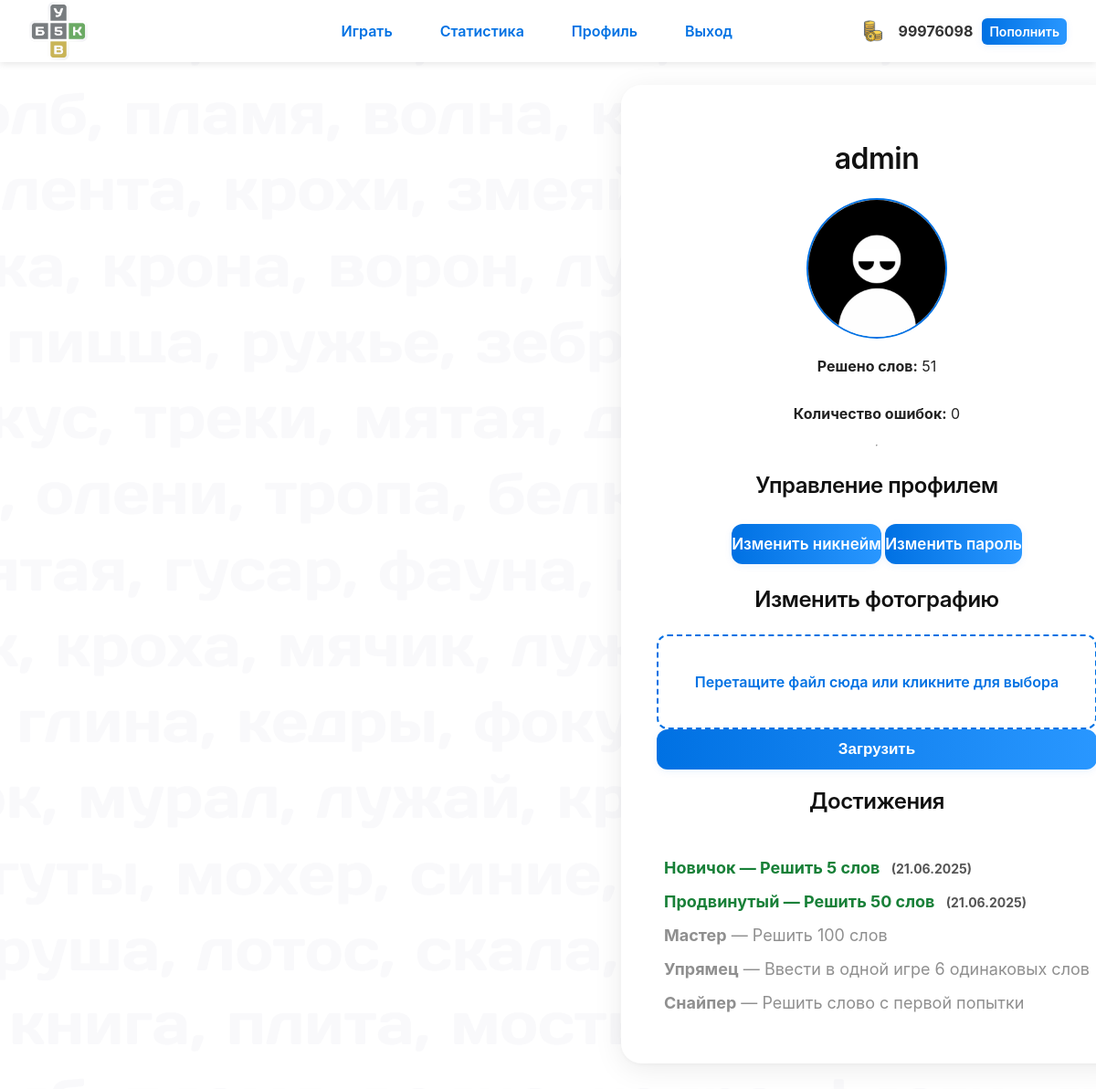
The app's page /profile (signed in), older data.
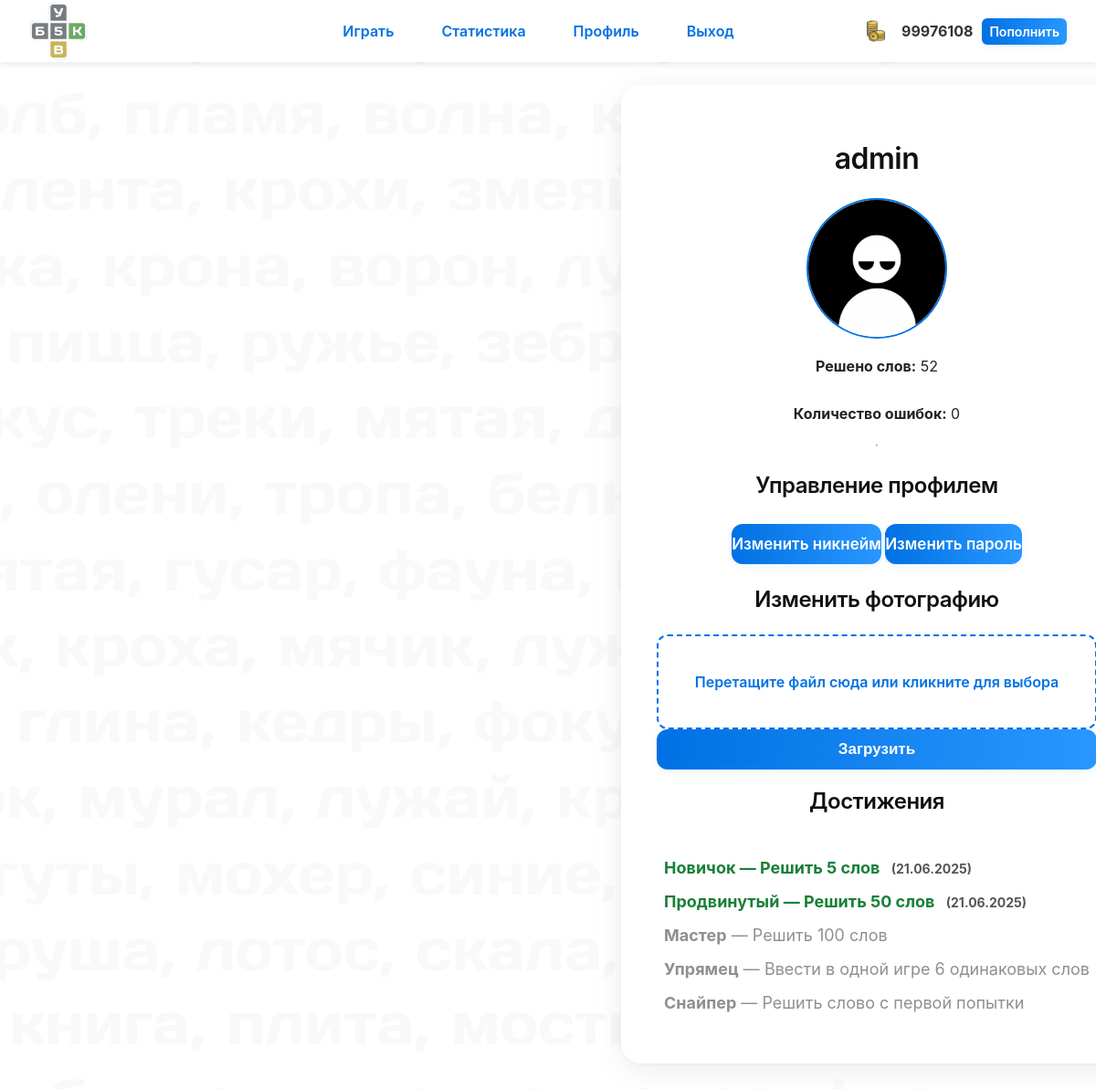
The same page, newer data.
### app.py (models this page shows, shortened)
class User(UserMixin, db.Model):
    id = db.Column(db.Integer, primary_key=True)
    username = db.Column(db.String(50), unique=True, nullable=False)
    password_hash = db.Column(db.String(128), nullable=False)
    solved_count = db.Column(db.Integer, default=0)
    total_errors = db.Column(db.Integer, default=0)  # Общее количество
    solved_day = db.Column(db.Integer, default=0)
    solved_week = db.Column(db.Integer, default=0)
    solved_month = db.Column(db.Integer, default=0)
    stats_updated_at = db.Column(db.DateTime, default=datetime.utcnow)
    avatar_url = db.Column(db.String(255), nullable=True)
    coin_balance = db.Column(db.Integer, default=0)
    win_streak = db.Column(db.Integer, default=0)

### app.py (the view)
@app.route('/profile')
@login_required
def profile():
    user = current_user
    all_achievements = Achievement.query.all()
    user_achievements = UserAchievement.query.filter_by(user_id=user.id).all()
    user_achievement_ids = {ua.achievement_id for ua in user_achievements}
    user_achievement_dates = {ua.achievement_id: ua.achieved_at for ua in user_achievements}
    return render_template(
        'profile.html',
        user=user,
        editable=True,
        all_achievements=all_achievements,
        user_achievement_ids=user_achievement_ids,
        user_achievement_dates=user_achievement_dates
    )

### app.py (called while the page is built)
@login_manager.user_loader
def load_user(user_id):
    return User.query.get(int(user_id))

@app.context_processor
def inject_balance():
    if current_user.is_authenticated:
        return {'coin_balance': current_user.coin_balance}
    return {'coin_balance': None}

### templates/profile.html (shortened to what this page needs)
{% extends "base.html" %}
{% block body %}
<div class="page-container">
<main class="container" role="main" aria-label="Профиль пользователя">
  <h1>{{ user.username }}</h1>
  <div class="profile-photo">
    {% if user.avatar_url %}
      <img src="{{ url_for('static', filename='avatars/' + user.avatar_url) }}" alt="Аватар {{ user.username }}" width="150" height="150" />
    {% else %}
      <img src="{{ url_for('static', filename='default_avatar.png') }}" alt="Аватар по умолчанию" width="150" height="150" />
    {% endif %}
  </div>
<p><strong>Решено слов:</strong> {{ user.solved_count }}</p>
<p><strong>Количество ошибок:</strong> {{ user.total_errors }}</p>
  {% if editable %}
  <hr />
  <h2>Управление профилем</h2>
  <p>
    <a href="{{ url_for('edit_nickname') }}" class="btn">Изменить никнейм</a>
    <a href="{{ url_for('edit_password') }}" class="btn">Изменить пароль</a>
  </p>
  <h2>Изменить фотографию</h2>
  <form id="avatar-form" method="POST" action="{{ url_for('edit_avatar') }}" enctype="multipart/form-data">
    <div id="drop-area" tabindex="0" aria-label="Перетащите сюда файл для загрузки аватара или нажмите для выбора" role="button">
      <p>Перетащите файл сюда или кликните для выбора</p>
    </div>
    <button type="submit" class="btn" id="upload-btn" disabled>Загрузить</button>
  </form>
  <h2>Достижения</h2>
  <ul class="achievements">
    {% for ach in all_achievements %}
      <li class="{% if ach.id in user_achievement_ids %}achieved{% endif %}">
        <strong>{{ ach.name }}</strong> — {{ ach.description }}
        {% if ach.id in user_achievement_ids %}
          <span class="date">({{ user_achievement_dates[ach.id].strftime('%d.%m.%Y') }})</span>
        {% endif %}
      </li>
    {% endfor %}
  </ul>
  {% endif %}
</div>
{% endblock %}

### templates/base.html (shortened to what this page needs)
<!DOCTYPE html>
<html lang="ru">
<head>
  <link rel="stylesheet" href="{{ url_for('static', filename='style.css') }}" />
</head>
<body>
<header class="site-header">
<nav class="nav-container" role="navigation" aria-label="Главное меню">
  <div style="width: 200px;">
    <div class="nav-logo" style="text-decoration: none;">
      <img src="{{ url_for('static', filename='logo.png') }}" alt="Логотип 5 Букв" />
    </div>
  </div>
  <ul id="primary-navigation" class="nav-list">
    <li><a href="{{ url_for('home') }}">Играть</a></li>
    <li><a href="{{ url_for('statistics') }}">Статистика</a></li>
    {% if current_user.is_authenticated %}
      <li><a href="{{ url_for('profile') }}">Профиль</a></li>
      <li><a href="{{ url_for('logout') }}">Выход</a></li>
    {% else %}
      <li><a href="{{ url_for('register') }}">Регистрация</a></li>
      <li><a href="{{ url_for('login') }}">Войти</a></li>
    {% endif %}
  </ul>
  <div class="balance">
    {% if coin_balance is not none %}
      <img src="{{ url_for('static', filename='coin.png') }}" alt="Монетки" />
      <strong>{{ coin_balance }}</strong>
      <a href="{{ url_for('buy_coins') }}" class="btn btn-small">Пополнить</a>
    {% endif %}
  </div>
</nav>
</header>
  {% block body %}{% endblock %}
</body>
</html>

Row changes from the older to the newer data that the page shows:
changed User "admin": coin_balance "99976098" → "99976108"; solved_count "51" → "52"
